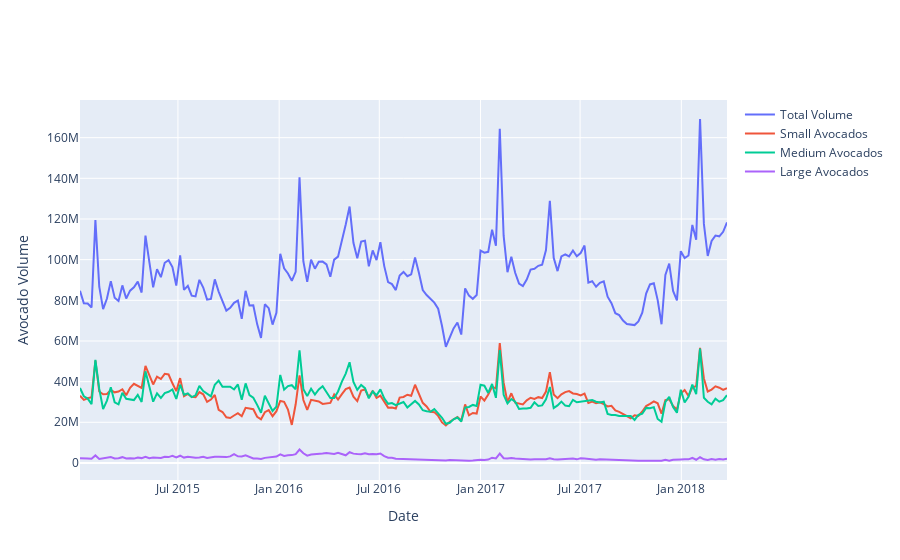

Notebook cell for this chart:
### Code cell
# Plot axis and create layout
line_plot = [{'x': vol_per_week['Date'],'y': vol_per_week[c],'name': c

             } 
             for c in all_volumes]

layout = {
  'xaxis': {'title': 'Date'},
  'yaxis': {'title': 'Avocado Volume'}
}
#go.Figure
go.Figure(data=line_plot, layout=layout)

### Figure 1 — Plotly figure (JSON) as saved in the notebook; plotly's stock layout.template omitted (floating-point values rounded to 4 significant figures; data arrays with more than 128 entries replaced by an {"elided": "..."} marker saying what was removed)
{"data": [{"name": "Total Volume", "type": "scatter", "x": {"elided": "169 str values"}, "y": {"elided": "169 float values"}}, {"name": "Small Avocados", "type": "scatter", "x": {"elided": "169 str values"}, "y": {"elided": "169 float values"}}, {"name": "Medium Avocados", "type": "scatter", "x": {"elided": "169 str values"}, "y": {"elided": "169 float values"}}, {"name": "Large Avocados", "type": "scatter", "x": {"elided": "169 str values"}, "y": {"elided": "169 float values"}}], "layout": {"xaxis": {"title": {"text": "Date"}}, "yaxis": {"title": {"text": "Avocado Volume"}}}}
